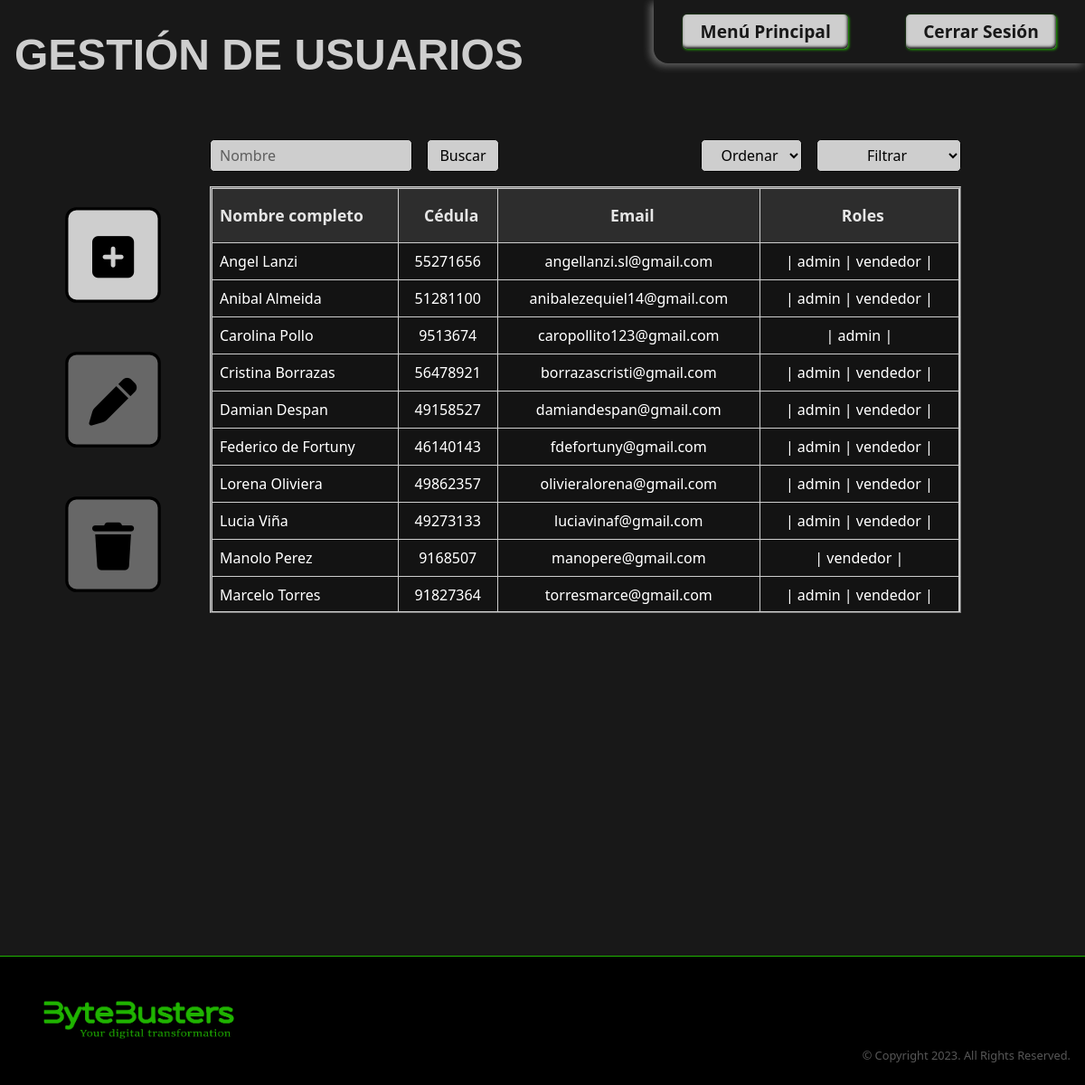
Page /pages/abm-usuarios.php on the earlier database version.
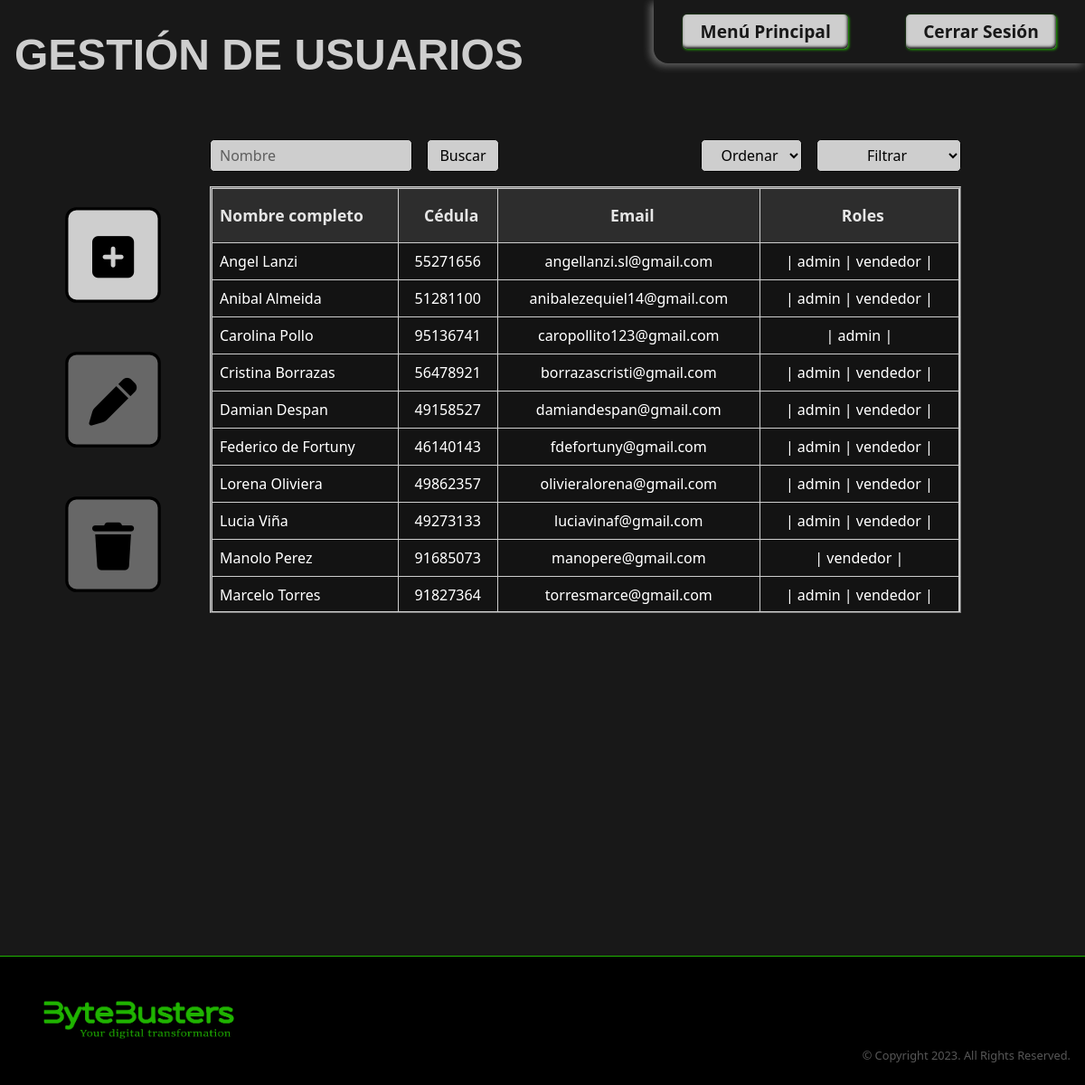
Same page on the later database version.
### tables this page shows
CREATE TABLE IF NOT EXISTS `USUARIOS` (
  `ci` varchar(8) NOT NULL,
  `pass` varchar(255) NOT NULL,
  `nombre` varchar(45) NOT NULL,
  `email` varchar(45) NOT NULL,
  `apellido` varchar(45) NOT NULL,
  `activo` boolean NOT NULL DEFAULT 1,
  PRIMARY KEY(`ci`)
);

### src/repository/users.repository.php (called while the page is built, shortened)
<?php
function findAllUsers(string $searchValue = ""): array
{
    require realpath(dirname(__FILE__)) . "/../db/conexion.php";
    try {
        $statement = $con->prepare("SELECT * FROM USUARIOS WHERE activo = :isActive AND nombre LIKE '%$searchValue%' ORDER BY nombre ASC" );
        $statement->execute(array(":isActive" => 1));
        $reg = $statement->fetchAll(PDO::FETCH_ASSOC);
        return $reg ? $reg : [];
    } catch (Exception $e) {
        die("ERROR SQL in findAllUsers(): " . $e->getMessage());
    }
}
function findRoles(string $ci): array
{
    require realpath(dirname(__FILE__)) . "/../db/conexion.php";
    try {
        $statement = $con->prepare("SELECT id, nombreRol
                                    FROM USUARIOS_has_ROLES ur
                                    JOIN ROLES r
                                    ON r.id = ur.ROLES_id
                                    WHERE ur.USUARIOS_ci = :ci");
        $statement->execute(array(':ci' => $ci));
        $rolNamesList = [];
        $rolesIdsList = [];
        while ($reg = $statement->fetch(PDO::FETCH_ASSOC)) {
            if ($reg) {
                array_push($rolesIdsList, $reg['id']);
                array_push($rolNamesList, $reg['nombreRol']);
            }
        }
        return [ $rolesIdsList, $rolNamesList ];
    } catch (Exception $e) {
        die("ERROR SQL in findRoles(): " . $e->getMessage());
    }
}

### src/modules/users/abm-usuarios.php (the view, shortened to what this page needs)
<?php
require realpath(dirname(__FILE__)) . "/../../repository/users.repository.php";
function getUsersTableDataHTML(string $name = ""): string
{
    $usersData = findAllUsers($name);
    $usersList = '';
    foreach ($usersData as $user) {
        $rolesList = findRoles($user['ci']);
        $roles = '| ';
        foreach ($rolesList[1] as $rol) {
            $roles .= ' ' . $rol . ' |';
        }
        $usersList .= '
                        <tr id="' . $user['ci'] . '" class="align-middle" onclick="selectUserRow(' . $user['ci'] . ')">
                            <td class="user-select-none first-in-table">' . $user['nombre'] . ' ' . $user['apellido'] . '</td>
                            <td>' . $user['ci'] . '</td>
                            <td class="user-select-none">' . $user['email'] . '</td>
                            <td class="user-select-none">' . $roles . '</td>
                        </tr>';
    }
    return $usersList;
}

Differences in the rows shown:
removed usuarios: nombre "Carolina", apellido "Pollo", ci "9513674", email "caropollito123@gmail.com", roles "| admin |"
removed usuarios: nombre "Manolo", apellido "Perez", ci "9168507", email "manopere@gmail.com", roles "| vendedor |"
added usuarios: nombre "Carolina", apellido "Pollo", ci "95136741", email "caropollito123@gmail.com", roles "| admin |"
added usuarios: nombre "Manolo", apellido "Perez", ci "91685073", email "manopere@gmail.com", roles "| vendedor |"
